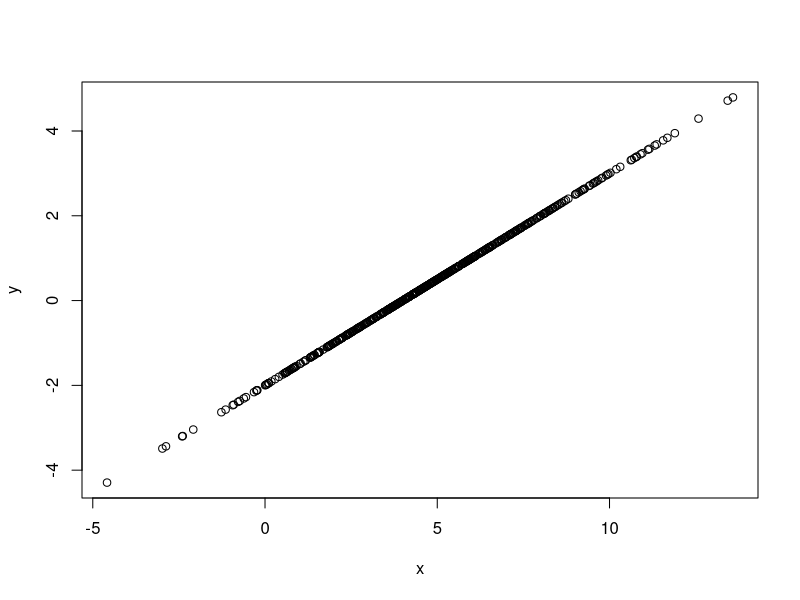

Source code (R): (Note: this script raises an error after producing the figure.)
## ---- chunk 1
#| label: simulate for logistic regression

## THE TRUE MODEL
set.seed(124)
x <- rnorm(500, mean = 5, sd = 3)

# Just like with simple linear regression
beta0 <- -2
beta1 <- .5

## PROBLEM #1
y <- beta0 + beta1 * x
plot(x,y)
# y is supposed to be a class!
# so this does not work!
# What if we think y is a probability?
# this can not be a probability!

## ---- chunk 2
#| label: actually simulate some useful data

logit_p <- beta0 + beta1 * x
odds <- exp(logit_p)           # e^stuff
p = odds/(1+odds)              # now we have probability of being in the positive class

set.seed(138)
y_numeric <- rbinom(500 , size = 1, prob = p)
# 500 because length of x, 1 because this Bernoulli(p)

class <- ifelse(y_numeric == 1, "Positive", "Negative")

simdata <- data.frame(
  x = x,
  class = as.factor(class)
)

head(simdata)

## ---- chunk 3
#| label: convert response to factor

## ---- chunk 4
#| label: most common glm error
#| error: true

glm(
  class ~ x,
  data = simdata
)

## ---- chunk 5
#| label: correct way to specify logistic regression

logr_model1 <- glm(
  class ~ x,
  data = simdata,
  family = "binomial"
)

summary(logr_model1)

## ---- chunk 6
#| label: logistic regression summary

summary(logr_model1)

## ---- chunk 7
#| label: check contrasts

contrasts(simdata$class)

## ---- chunk 8
#| label: fix factor

simdata$class2 <- factor(simdata$class) |>
  relevel(ref = "Positive")

contrasts(simdata$class2)

logr_model2 <- glm(
  class2 ~ x,
  data = simdata,
  family = "binomial"
)

summary(logr_model2)

## ---- chunk 9
#| label: transform coefficients to talk about odds

exp(coef(logr_model1))

## ---- chunk 10
#| label: plot the logistic function

xnew <- seq(min(x), max(x), by = .01)
odds_pos <- exp(coef(logr_model1)[1] + coef(logr_model1)[2] * xnew)

p_pos <- odds_pos/(1 + odds_pos)

plot(xnew, p_pos, type = "l")

## ---- chunk 11
#| label: make new predictions

newx <- data.frame(
  x = c(3, 5, 10)
)

predict(
  logr_model1,
  newdata = newx
)

# predicting on l

## ---- chunk 12
#| label: predict actual probabilities

logr_prob_predictions <- predict(
  logr_model1,
  newdata = newx,
  type = "response"
)

# predicting on probability scale

logr_prob_predictions

## ---- chunk 13
#| label: classification with Bayes decision boundary

logr_class_predictions <- ifelse(
  logr_prob_predictions > .5, # We CAN change this threshold but often are advised against doing it
  "Positive",
  "Negative"
)
# first one is Negative because p ~ .4, others are Positive

## ---- chunk 14
#| label: simulating multiple classes

set.seed(123)
x <- rnorm(500, mean = 5, sd = 3) # simulate from normal

# 3 classes
# betas for log-odds of being in class 1 vs 3
beta0_class1 <- -.6
beta1_class1 <- .7
# betas for log-odds of being in class 1 vs 3
beta0_class2 <- -2
beta1_class2 <- .5

log_odds <- data.frame(
  class1 = beta0_class1 + beta1_class1 * x,
  class2 = beta0_class2 + beta1_class2 * x,
  class3 = rep(0, length(x))
)
# log odds of being in each class relative to class 3

head(log_odds)

## ---- chunk 15
#| label: fit multinomial model

softmax <- function(x){
  # x: a vector of numbers
  return(exp(x)/sum(exp(x)))
}

probs <- apply(
  log_odds, # matrix or data frame I want to apply a fn over
  1, # apply on each row of the matrix or df
  softmax # function to apply
)

probs[, 1:5] # each column convers that original row to probs

## ---- chunk 16
#| label: simulate classes

set.seed(137)
classes <- apply(
  probs, # matrix to apply a fn over 
  2, # apply over the columns instead of row
  function(x){
    sample(c("Class1", "Class2", "Class3"), size = 1, prob = x)
  }
)

table(classes)

## ---- chunk 17
#| label: fit multinomial model

simdata <- data.frame(
  x = x,
  class = classes
)

library(nnet)

multinom_model <- multinom(
  class ~ x,
  data = simdata
)

summary(multinom_model)

## ---- chunk 18
#| label: change reference level and fit multinomial model

simdata$class2 <- as.factor(simdata$class) |>
  relevel(ref = "Class3")

multinomial_model2 <- multinom(
  class2 ~ x,
  data = simdata
)

summary(multinomial_model2)

## ---- chunk 19
#| label: predict categories

multinom_pred <- predict(
  multinom_model,
  newdata = newx
)

multinom_pred

## ---- chunk 20
#| label: predict probabilities

multinom_pred_probs <- predict(
  multinom_model,
  newdata = newx,
  type = "prob"
)

multinom_pred_probs
